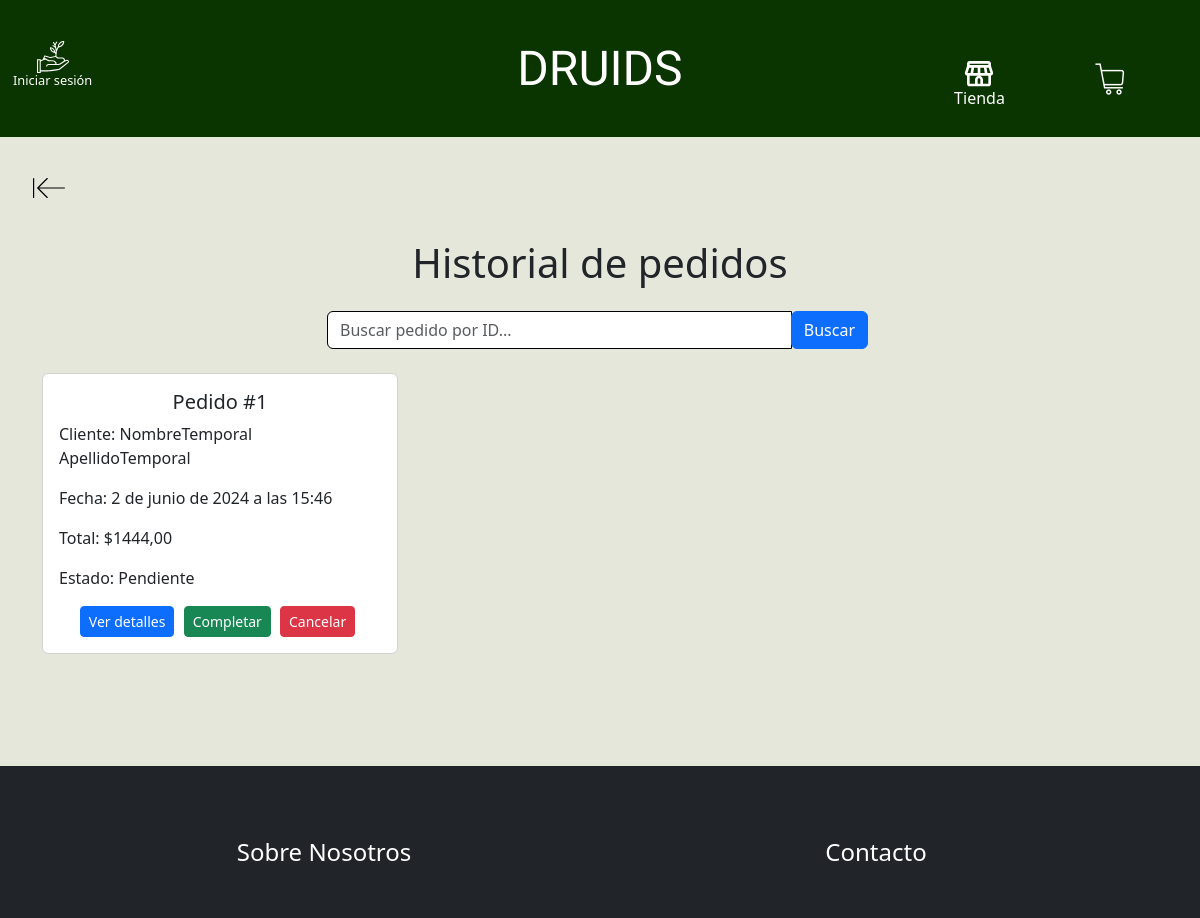
The app's page /pedidos/, older data.
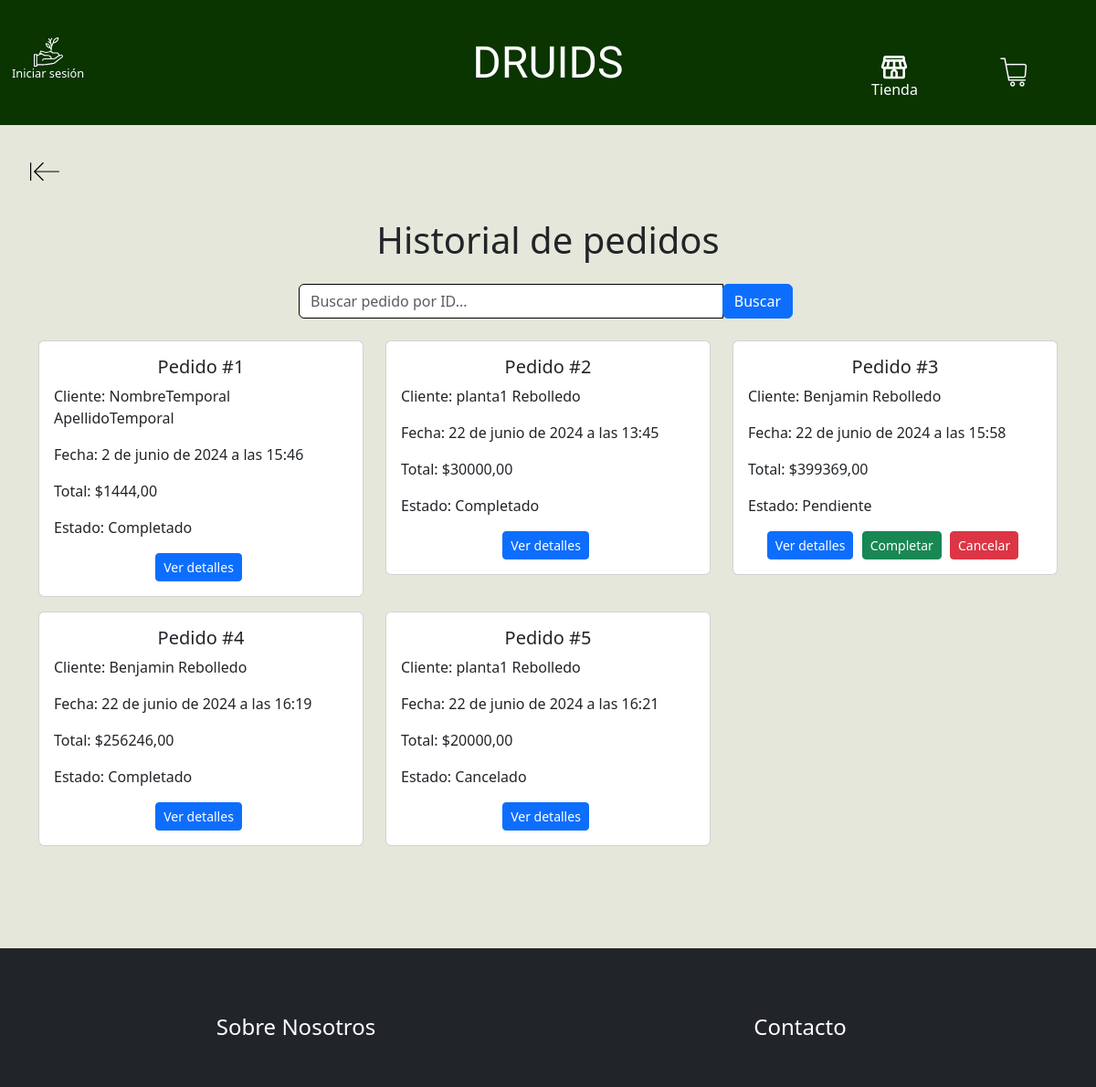
The same page, newer data.
### Druids/models.py (models this page shows, shortened)
class Pedido(models.Model):
    nombre = models.CharField(max_length=100, verbose_name="Nombre del cliente")
    apellido = models.CharField(max_length=100, verbose_name="Apellido del cliente")
    email = models.EmailField(verbose_name="Correo Electrónico")
    rut = models.CharField(max_length=10, verbose_name="RUT")
    fecha_pedido = models.DateTimeField(auto_now_add=True, verbose_name="Fecha del pedido")
    total = models.DecimalField(max_digits=10, decimal_places=2, verbose_name="Total")
    direccion_envio = models.CharField(max_length=255, verbose_name="Dirección de envío")
    estado = models.CharField(max_length=50, choices=[('Pendiente', 'Pendiente'), ('Completado', 'Completado'), ('Cancelado', 'Cancelado')], verbose_name="Estado")
    usuario = models.ForeignKey(User, on_delete=models.CASCADE, verbose_name="Usuario", null=True, blank=True)

### Druids/views.py (the view)
# urls.py: path('pedidos/', pedidos, name='pedidos'),
def pedidos(request):
    pedidos = Pedido.objects.all()
    return render(request, 'Druids/pedidos.html', {'pedidos': pedidos})

### Druids/templates/Druids/pedidos.html (shortened to what this page needs)
{% extends 'Druids/base.html' %}
{% load static %}
{% block contenido %}
<link rel="stylesheet" href="{% static 'Druids/css/pedidos.css' %}">
<main>
    <section class="d-flex justify-content-start">
        <div class="container m-2">
            <a href="{% url 'index' %}" class="btn boton-volver"><img
                    src="{% static 'Druids/img/back-svgrepo-com.svg' %}" alt=""></a>
        </div>
    </section>
    <section>
        <div class="container">
            <h1 class="text-center mb-4">Historial de pedidos</h1>
            <div class="row mb-4">
                <div class="col-md-6 offset-md-3">
                    <form>
                        <div class="input-group">
                            <input type="text" class="form-control" placeholder="Buscar pedido por ID...">
                            <div class="input-group-append">
                                <button class="btn btn-primary" type="submit">Buscar</button>
                            </div>
                        </div>
                    </form>
                </div>
            </div>
            <div class="row">
            {% for pedido in pedidos %}
                <div class="col-12 col-sm-12 col-md-6 col-lg-4">
                    <div class="card mb-3">
                        <div class="card-body">
                            <h5 class="card-title text-center">Pedido #{{ pedido.id }}</h5>
                            <p class="card-text">Cliente: {{ pedido.nombre }} {{ pedido.apellido }}</p>
                            <p class="card-text">Fecha: {{ pedido.fecha_pedido }}</p>
                            <p class="card-text">Total: ${{ pedido.total }}</p>
                            <p class="card-text">Estado: {{ pedido.estado }}</p>
                            <div class="text-center">
                                <button type="button" class="btn btn-primary btn-sm ver-detalles"
                                    data-pedido-id="{{ pedido.id }}" data-bs-toggle="modal"
                                    data-bs-target="#modalVerPedido{{pedido.id}}">Ver detalles</button>
                                {% if pedido.estado != 'Completado' and pedido.estado != 'Cancelado' %}
                                <button type="button" class="btn btn-success btn-sm cambiar-estado"
                                    data-pedido-id="{{ pedido.id }}" data-estado="Completado">Completar</button>
                                <button type="button" class="btn btn-danger btn-sm cambiar-estado"
                                    data-pedido-id="{{ pedido.id }}" data-estado="Cancelado">Cancelar</button>
                                {% endif %}
                            </div>
                        </div>
                    </div>
                </div>
                {% endfor %}
            </div>
        </div>
    </section>
</main>
{% endblock %}

Row changes from the older to the newer data that the page shows:
changed Pedido "NombreTemporal": estado "Pendiente" → "Completado"; no longer shows "Completar Cancelar"
added Pedido: id "2", nombre "planta1", apellido "Rebolledo", fecha_pedido "22 de junio de 2024 a las 13:45", total "30000,00", estado "Completado"
added Pedido: id "3", nombre "Benjamin", apellido "Rebolledo", fecha_pedido "22 de junio de 2024 a las 15:58", total "399369,00", estado "Pendiente"
added Pedido: id "4", nombre "Benjamin", apellido "Rebolledo", fecha_pedido "22 de junio de 2024 a las 16:19", total "256246,00", estado "Completado"
added Pedido: id "5", nombre "planta1", apellido "Rebolledo", fecha_pedido "22 de junio de 2024 a las 16:21", total "20000,00", estado "Cancelado"
